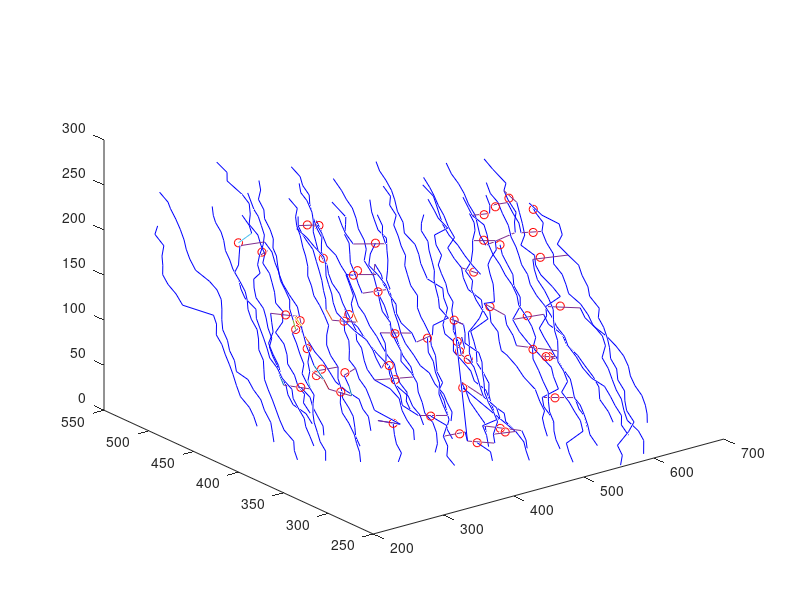

Reproduce this figure in MATLAB.
function [] = plot_S12()
    points = load('S12_points.mat').S12_points;
    [c_1, c_2] = get_cells();
    figure;
    for i=1:size(c_1,1)
        plot_cells_1(c_1(i,1), c_1(i,2), points);
    end
   
    for i=1:size(c_2,1)
        plot_cells_2(c_2(i,1), c_2(i,2), c_2(i, 3), points);
    end
    
    plot3([points(48,2), points(50,2)], [points(48,3), points(50,3)], [points(48,4), points(50,4)]);
    plot3([points(50,2), points(52,2)], [points(50,3), points(52,3)], [points(50,4), points(52,4)]);
    plot_cells_1(52, 56, points);
    
    plot_cells_1(367, 376, points);
    plot_cells_1(378, 379, points);
    plot_cells_1(381, 381, points);
 
    plot3([points(376,2), points(378,2)], [points(376,3), points(378,3)], [points(376,4), points(378,4)]);
    plot3([points(379,2), points(381,2)], [points(379,3), points(381,3)], [points(379,4), points(381,4)]);

    branchpoints = get_branchpoints();
    plot_bpts(branchpoints, points);
    
end


function [] = plot_cells_1 (startpt, endpt, points) 
    for i=startpt:endpt-1
        x = [points(i, 2), points(i+1, 2)];
        y = [points(i, 3), points(i+1, 3)];
        z = [points(i, 4) , points(i+1, 4)];
        plot3(x, y, z, "Color", "b");
        
        hold on;
    end
end

function [] = plot_cells_2 (startpt, midpt, endpt, points)
    x1 = points(startpt, :);
    x2 = points(midpt, :);
    line([x1(2), x2(2)],[x1(3), x2(3)],[x1(4), x2(4)]);    
    hold on;
    plot_cells_1(midpt, endpt, points);
end

function [] = plot_bpts(bpts, points)
    for i = 1:size(bpts,1)
        x1 = points(bpts(i,1), :);
        plot3(x1(2), x1(3), x1(4), 'ro');
        x2 = points(bpts(i,2), :);
        x3 = points(bpts(i,3), :);
        line([x2(2), x3(2)],[x2(3), x3(3)],[x2(4), x3(4)]);
    end
    
end

function [cells_1, cells_2] = get_cells()
cells_1 = [1, 23
;25, 38
;40, 47
;60,64
;65,76
;102,127
;128,153
;154,179
;180,185
;212,217
;218,225
;226,236
;237,240
;241,244
;245,258
;265,270
;271,286
;287,290
;294,296 
;297,309
;309,312
;314,317
;319,339
;341,366
;390,404
;405,423
;424,431
;432,436
;438,454
;455,464
;465,474
;475,500
;502,521
;522,542
;543,554
;556,581
;582,591
;592,608
;609,625
;626,627
;630,632
;634,659
;661,663
;664,673
;675,693
;694,701
;702,703
;705,717
;719,735
;737,742
;743,769
;771,780
;781,803
;806,809
;811,828
;829,837
;839,846
;847,850
;852,877
;878,888
;891,906
;908,920
;922,946
;949,952
;954,979];

cells_2 = [
49, 57, 58
;77, 79, 89
;39, 90, 98
;24, 99, 101
;186, 188, 207
;187, 208, 211
;78, 259, 264];

end

function branchpoints = get_branchpoints()
branchpoints = [24, 23, 98;
39, 38,56;
47, 48,49;
51, 292,50;
59, 58,71;
64, 65,66;
76, 77,78;
185, 186,187;
217, 265,218;
225, 226,245;
236, 237,241;
264, 263,233;
270, 271,287;
291, 290,227;
293, 292,162;
296, 311,297;
310, 247,309;
313, 215,312;
318, 298,317;
340, 339,361;
377, 211,376;
380, 379,390;
389, 201,388;
423, 424,432;
437, 176,436;
454, 455,465;
501, 411,502;
555, 554,390;
591, 609,592;
628, 610,627;
629, 609,626;
633, 584,632;
660, 657,661;
674, 673,674;
704, 695,703;
718, 417,717;
736, 512,735;
743, 742,587;
770, 760,771;
804, 803,605;
805, 806,330;
810, 809,795;
828, 829,839;
851, 814,850;
889, 888,821;
890, 818,891;
907, 906,843;
921, 896,920;
947, 946,365;
948, 943,949;
953, 952,662];
end